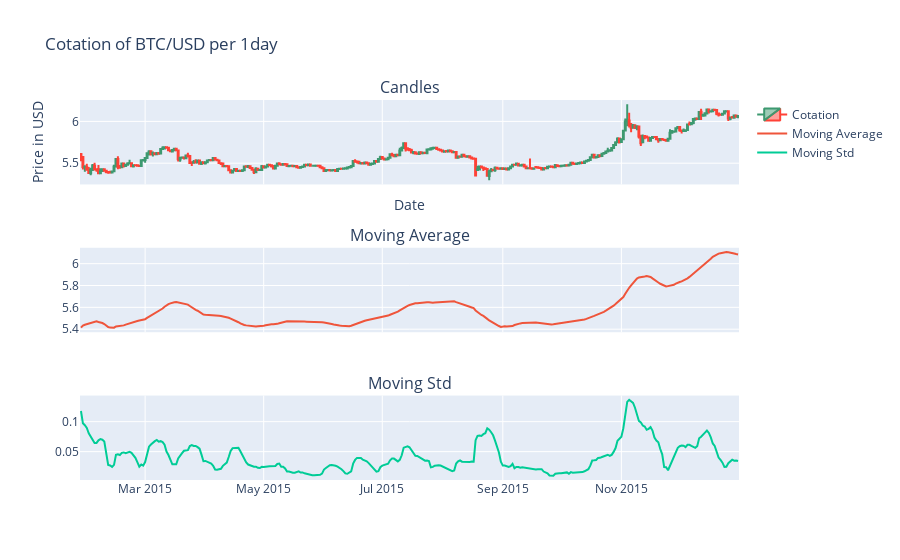

Write notebook code for a chart like this one.
### Code cell
#We can visualize the data along with its moving statistics. A  stationnary time series must have these features constants in time #


def arima_viz_with_indicator(data, symbol, interval) :

    fig = make_subplots(rows=3, cols=1, shared_xaxes=True, subplot_titles=['Candles', 'Moving Average', 'Moving Std'])
    candle = go.Candlestick(x=data['datetime'],
                                        open=data['open'],
                                        high=data['high'],
                                        low=data['low'],
                                        close=data['close'], 
                                        name = "Cotation")

    fig.add_trace(candle, row=1, col =1)


    ma_trace=go.Scatter(x=data['datetime'], y=data['ma'], mode='lines', name="Moving Average", yaxis='y2')

    fig.add_trace(ma_trace, row=2, col=1)

    mstd_trace=go.Scatter(x=data['datetime'], y=data['mstd'], mode='lines', name="Moving Std", yaxis='y3')

    fig.add_trace(mstd_trace, row=3, col=1)

    
    fig.update_layout(title='Cotation of ' + str(symbol) + ' per ' + str(interval) ,
                  xaxis_title='Date',
                  yaxis_title='Price in USD',
                  xaxis_rangeslider_visible=False)



    fig.show()

arima_viz_with_indicator(data,symbol, interval)

### Figure 1 — Plotly figure (JSON) as saved in the notebook; plotly's stock layout.template omitted (floating-point values rounded to 4 significant figures; data arrays with more than 128 entries replaced by an {"elided": "..."} marker saying what was removed)
{"data": [{"close": {"elided": "339 float values"}, "high": {"elided": "339 float values"}, "low": {"elided": "339 float values"}, "name": "Cotation", "open": {"elided": "339 float values"}, "type": "candlestick", "x": {"elided": "339 str values"}, "xaxis": "x", "yaxis": "y"}, {"mode": "lines", "name": "Moving Average", "type": "scatter", "x": {"elided": "339 str values"}, "xaxis": "x2", "y": {"elided": "339 float values"}, "yaxis": "y2"}, {"mode": "lines", "name": "Moving Std", "type": "scatter", "x": {"elided": "339 str values"}, "xaxis": "x3", "y": {"elided": "339 float values"}, "yaxis": "y3"}], "layout": {"annotations": [{"font": {"size": 16}, "showarrow": false, "text": "Candles", "x": 0.5, "xanchor": "center", "xref": "paper", "y": 1, "yanchor": "bottom", "yref": "paper"}, {"font": {"size": 16}, "showarrow": false, "text": "Moving Average", "x": 0.5, "xanchor": "center", "xref": "paper", "y": 0.6111, "yanchor": "bottom", "yref": "paper"}, {"font": {"size": 16}, "showarrow": false, "text": "Moving Std", "x": 0.5, "xanchor": "center", "xref": "paper", "y": 0.2222, "yanchor": "bottom", "yref": "paper"}], "title": {"text": "Cotation of BTC/USD per 1day"}, "xaxis": {"anchor": "y", "domain": [0, 1], "matches": "x3", "rangeslider": {"visible": false}, "showticklabels": false, "title": {"text": "Date"}}, "xaxis2": {"anchor": "y2", "domain": [0, 1], "matches": "x3", "showticklabels": false}, "xaxis3": {"anchor": "y3", "domain": [0, 1]}, "yaxis": {"anchor": "x", "domain": [0.7778, 1], "title": {"text": "Price in USD"}}, "yaxis2": {"anchor": "x2", "domain": [0.3889, 0.6111]}, "yaxis3": {"anchor": "x3", "domain": [0, 0.2222]}}}
